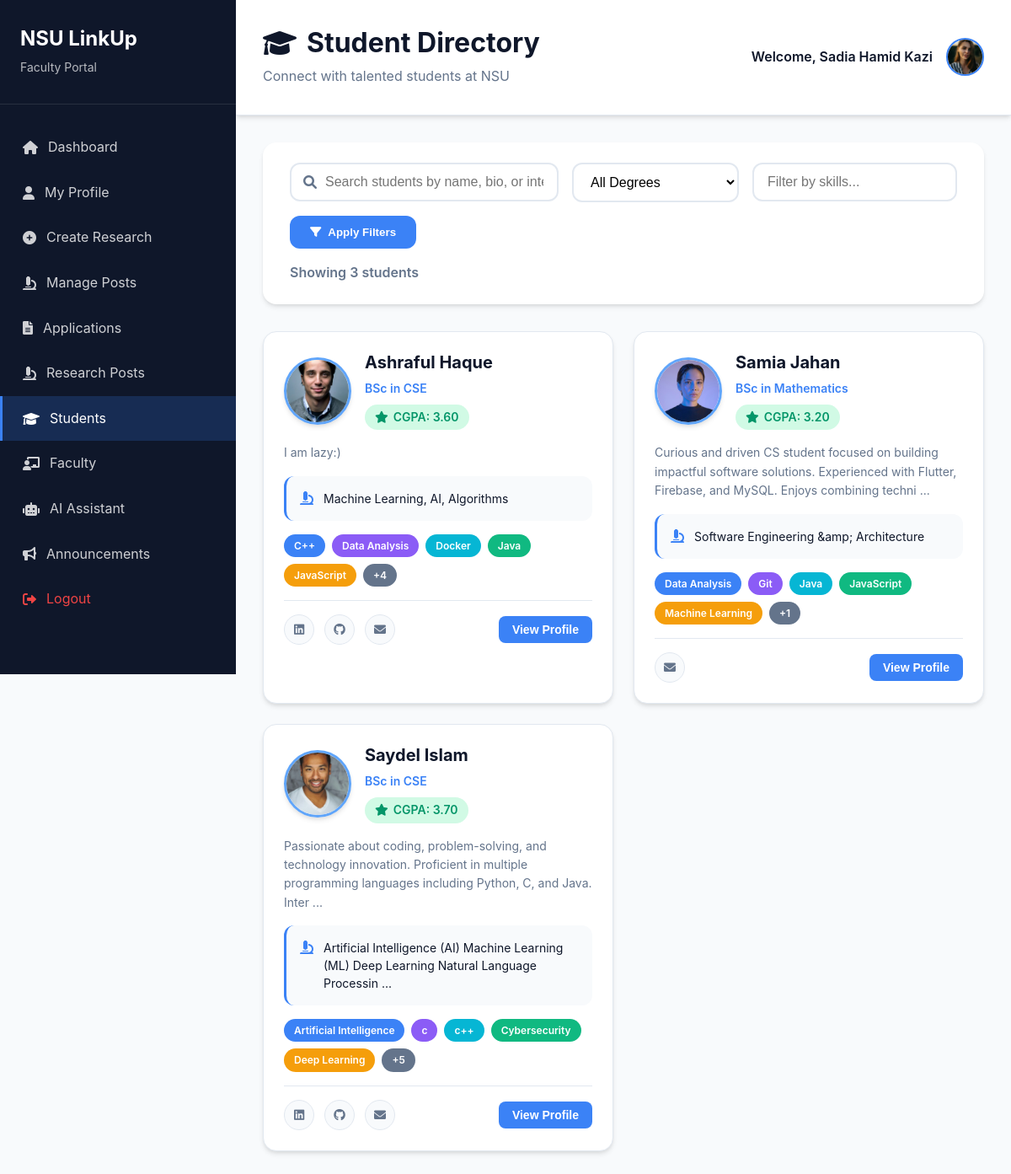
The page /faculty/students.php (signed in) on the database its author committed.
### tables this page shows
CREATE TABLE `faculty` (
  `faculty_id` int(11) NOT NULL,
  `user_id` int(11) DEFAULT NULL,
  `profile_image` varchar(255) DEFAULT NULL,
  `full_name` varchar(100) NOT NULL,
  `title` varchar(50) DEFAULT NULL,
  `prefix` varchar(10) DEFAULT NULL,
  `office` varchar(50) DEFAULT NULL,
  `phone` varchar(20) DEFAULT NULL,
  `office_hours` varchar(100) DEFAULT NULL,
  `education` text DEFAULT NULL,
  `research_interests` text DEFAULT NULL,
  `courses_taught` text DEFAULT NULL,
  `biography` text DEFAULT NULL,
  `about` text DEFAULT NULL,
  `linkedin` varchar(255) DEFAULT NULL,
  `google_scholar` varchar(255) DEFAULT NULL,
  `github` varchar(255) DEFAULT NULL,
  `website` varchar(255) DEFAULT NULL
);

CREATE TABLE `students` (
  `student_id` int(11) NOT NULL,
  `user_id` int(11) DEFAULT NULL,
  `full_name` varchar(100) NOT NULL,
  `profile_image` varchar(255) DEFAULT NULL,
  `bio` text DEFAULT NULL,
  `research_interest` text DEFAULT NULL,
  `phone` varchar(20) DEFAULT NULL,
  `linkedin` varchar(255) DEFAULT NULL,
  `github` varchar(255) DEFAULT NULL,
  `address` text DEFAULT NULL,
  `degree` varchar(100) DEFAULT NULL,
  `university` varchar(100) DEFAULT 'NSU',
  `start_date` date DEFAULT NULL,
  `end_date` date DEFAULT NULL,
  `cgpa` decimal(3,2) DEFAULT NULL
);

### includes/functions.php (called while the page is built, shortened)
<?php
function getUserInfo(mysqli $conn, int $user_id, string $user_type): array
{
    $defaults = [
        'full_name'     => 'User',
        'profile_image' => null,
        'email'         => null,
    ];
    $map = [
        'student'   => ['table' => 'students',   'cols' => 'full_name, profile_image, degree, cgpa, linkedin, github'],
        'faculty' => ['table' => 'faculty', 'cols' => 'full_name, profile_image, title, office, linkedin, github'],
        'organizer' => ['table' => 'organizers', 'cols' => 'full_name, profile_image'],
        'admin'     => ['table' => 'admins',     'cols' => 'full_name, profile_image'],
    ];
    $tbl  = $map[$user_type]['table'];
    $cols = $map[$user_type]['cols'];
    $sql = "SELECT u.email, $cols
            FROM users u
            JOIN $tbl r ON u.user_id = r.user_id
            WHERE u.user_id = ?
            LIMIT 1";
    $stmt = $conn->prepare($sql);
    $stmt->bind_param('i', $user_id);
    $stmt->execute();
    $res = $stmt->get_result();
    $row = $res ? $res->fetch_assoc() : null;
    return $row ?: $defaults;
}

### faculty/students.php (the view, shortened to what this page needs)
<?php
require_once '../includes/db_connect.php';
require_once '../includes/functions.php';
require_once '../includes/auth_check.php';
$user_id = $_SESSION['user_id'];
$user_type = $_SESSION['user_type'];
$search = isset($_GET['search']) ? $_GET['search'] : '';
$skills = isset($_GET['skills']) ? $_GET['skills'] : '';
$page = isset($_GET['page']) ? (int)$_GET['page'] : 1;
$limit = 12;
$offset = ($page - 1) * $limit;
$where_conditions = ["u.is_verified = TRUE AND u.is_banned = FALSE"];
$params = [];
$types = "";
$where_clause = implode(" AND ", $where_conditions);
$count_query = "SELECT COUNT(*) as total FROM students s
                JOIN users u ON s.user_id = u.user_id
                WHERE $where_clause";
$stmt = $conn->prepare($count_query);
$stmt->execute();
$total_students = $stmt->get_result()->fetch_assoc()['total'];
$query = "SELECT s.*, u.email,
          GROUP_CONCAT(DISTINCT sk.skill_name) as skills_list
          FROM students s
          JOIN users u ON s.user_id = u.user_id
          LEFT JOIN student_skills sk ON s.student_id = sk.student_id
          WHERE $where_clause
          GROUP BY s.student_id
          ORDER BY s.full_name ASC
          LIMIT ? OFFSET ?";
$params[] = $limit;
$params[] = $offset;
$types .= "ii";
$stmt = $conn->prepare($query);
$stmt->bind_param($types, ...$params);
$stmt->execute();
$result = $stmt->get_result();
$user_info = getUserInfo($conn, $user_id, $user_type);
?>
<!DOCTYPE html>
<html lang="en">
<head>
    <link rel="stylesheet" href="../assets/css/common.css">
    <link rel="stylesheet" href="../assets/css/students.css">
    <link rel="stylesheet" href="../assets/css/profile-view.css">
    <link rel="stylesheet" href="https://cdnjs.cloudflare.com/ajax/libs/font-awesome/6.0.0/css/all.min.css">
</head>
<body>
    <div class="dashboard-container">
        <aside class="sidebar">
            <div class="sidebar-header">
                <h2>NSU LinkUp</h2>
                <p><?php echo ucfirst($user_type); ?> Portal</p>
            </div>
            <nav class="sidebar-nav">
                <a href="dashboard.php">
                    <i class="fas fa-home"></i>
                    Dashboard
                </a>
                <a href="profile.php">
                    <i class="fas fa-user"></i>
                    My Profile
                </a>
                <a href="../faculty/create-research.php">
                    <i class="fas fa-plus-circle"></i>
                    Create Research
                </a>
                <a href="../faculty/manage-posts.php">
                    <i class="fas fa-microscope"></i>
                    Manage Posts
                </a>
                <a href="../faculty/applications.php">
                    <i class="fas fa-file-alt"></i>
                    Applications
                </a>
                <a href="research.php">
                    <i class="fas fa-microscope"></i>
                    Research Posts
                </a>
                <a href="students.php" class="active">
                    <i class="fas fa-graduation-cap"></i>
                    Students
                </a>
                <a href="faculty.php">
                    <i class="fas fa-chalkboard-teacher"></i>
                    Faculty
                </a>
                <a href="chatbot.php">
                    <i class="fas fa-robot"></i>
                    AI Assistant
                </a>
                <a href="announcements.php">
                    <i class="fas fa-bullhorn"></i>
                    Announcements
                </a>
                <a href="../auth/logout.php" class="logout">
                    <i class="fas fa-sign-out-alt"></i>
                    Logout
                </a>
            </nav>
        </aside>
        <main class="main-content">
            <header class="content-header">
                <div class="header-left">
                    <h1>
                        <i class="fas fa-graduation-cap"></i>
                        Student Directory
                    </h1>
                    <p>Connect with talented students at NSU</p>
                </div>
                <div class="header-right">
                    <div class="user-info">
                        <span>Welcome, <?php echo htmlspecialchars($user_info['full_name']); ?></span>
                        <img src="<?php echo $user_info['profile_image'] ? '../assets/uploads/profiles/' . $user_info['profile_image'] : '../assets/images/default-avatar.png'; ?>"
                            alt="Profile" class="user-avatar">
                    </div>
                </div>
            </header>
            <div class="filters-section">
                <form method="GET" class="filters-form">
                    <div class="search-box">
                        <i class="fas fa-search"></i>
                        <input type="text" name="search" placeholder="Search students by name, bio, or interests..."
                            value="<?php echo htmlspecialchars($search); ?>">
                    </div>
                    <select name="degree" class="filter-select">
                        <option value="">All Degrees</option>
                    </select>
                    <input type="text" name="skills" class="skills-input"
                        placeholder="Filter by skills..."
                        value="<?php echo htmlspecialchars($skills); ?>">
                    <button type="submit" class="filter-submit">
                        <i class="fas fa-filter"></i>
                        Apply Filters
                    </button>
                </form>
                <div class="results-info">
                    Showing <?php echo $total_students; ?> students
                </div>
            </div>
            <div class="students-container">
                <?php if ($result->num_rows > 0): ?>
                    <div class="students-grid">
                        <?php while ($student = $result->fetch_assoc()): ?>
                            <div class="student-card">
                                <div class="student-header">
                                    <img src="<?php echo $student['profile_image'] ? '../assets/uploads/profiles/' . $student['profile_image'] : '../assets/images/default-avatar.png'; ?>"
                                        alt="<?php echo htmlspecialchars($student['full_name']); ?>"
                                        class="student-avatar">
                                    <div class="student-basic">
                                        <h3 class="student-name"><?php echo htmlspecialchars($student['full_name']); ?></h3>
                                        <?php if ($student['degree']): ?>
                                            <p class="student-degree"><?php echo htmlspecialchars($student['degree']); ?></p>
                                        <?php endif; ?>
                                        <?php if ($student['cgpa']): ?>
                                            <div class="student-cgpa">
                                                <i class="fas fa-star"></i>
                                                CGPA: <?php echo number_format($student['cgpa'], 2); ?>
                                            </div>
                                        <?php endif; ?>
                                    </div>
                                </div>
                                <?php if ($student['bio']): ?>
                                    <div class="student-bio">
                                        <?php echo htmlspecialchars(substr($student['bio'], 0, 150)); ?>
                                        <?php if (strlen($student['bio']) > 150): ?>...<?php endif; ?>
                                    </div>
                                <?php endif; ?>
                                <?php if ($student['research_interest']): ?>
                                    <div class="student-interests">
                                        <i class="fas fa-microscope"></i>
                                        <span><?php echo htmlspecialchars(substr($student['research_interest'], 0, 100)); ?>
                                            <?php if (strlen($student['research_interest']) > 100): ?>...<?php endif; ?></span>
                                    </div>
                                <?php endif; ?>
                                <?php if ($student['skills_list']): ?>
                                    <div class="student-skills">
                                        <?php
                                        $student_skills = explode(',', $student['skills_list']);
                                        foreach (array_slice($student_skills, 0, 5) as $skill):
                                        ?>
                                            <span class="skill-tag"><?php echo htmlspecialchars(trim($skill)); ?></span>
                                        <?php endforeach; ?>
                                        <?php if (count($student_skills) > 5): ?>
                                            <span class="skill-tag more">+<?php echo count($student_skills) - 5; ?></span>
                                        <?php endif; ?>
                                    </div>
                                <?php endif; ?>
                                <div class="student-footer">
                                    <div class="student-links">
                                        <?php if ($student['linkedin']): ?>
                                            <a href="<?php echo htmlspecialchars($student['linkedin']); ?>"
                                                target="_blank" class="social-link" title="LinkedIn">
                                                <i class="fab fa-linkedin"></i>
                                            </a>
                                        <?php endif; ?>
                                        <?php if ($student['github']): ?>
                                            <a href="<?php echo htmlspecialchars($student['github']); ?>"
                                                target="_blank" class="social-link" title="GitHub">
                                                <i class="fab fa-github"></i>
                                            </a>
                                        <?php endif; ?>
                                        <a href="mailto:<?php echo htmlspecialchars($student['email']); ?>"
                                            class="social-link" title="Email">
                                            <i class="fas fa-envelope"></i>
                                        </a>
                                    </div>
                                    <button class="view-profile-btn"
                                        data-student-id="<?php echo $student['student_id']; ?>">
                                        View Profile
                                    </button>
                                </div>
                            </div>
                        <?php endwhile; ?>
                    </div>
                <?php endif; ?>
            </div>
        </main>
    </div>
</body>
</html>

### assets/css/common.css (style rules this page uses)
:root { --primary-color: #6366f1; --primary-dark: #4f46e5; --primary-light: #818cf8; --secondary-color: #ec4899; --secondary-dark: #db2777; --accent-color: #f59e0b; --success-color: #10b981; --danger-color: #ef4444; --warning-color: #f59e0b; --info-color: #3b82f6; --dark-bg: #111827; --light-bg: #f9fafb; --card-bg: #ffffff; --text-primary: #111827; --text-secondary: #6b7280; --border-color: #e5e7eb; --shadow-sm: 0 1px 2px 0 rgba(0, 0, 0, 0.05); --shadow-md: 0 4px 6px -1px rgba(0, 0, 0, 0.1); --shadow-lg: 0 10px 15px -3px rgba(0, 0, 0, 0.1); --shadow-xl: 0 20px 25px -5px rgba(0, 0, 0, 0.1); --gradient-primary: linear-gradient(135deg, #667eea 0%, #764ba2 100%); --gradient-secondary: linear-gradient(135deg, #f093fb 0%, #f5576c 100%); --gradient-accent: linear-gradient(135deg, #fa709a 0%, #fee140 100%); }
* { margin: 0; padding: 0; box-sizing: border-box; }
body { font-family: 'Inter', -apple-system, BlinkMacSystemFont, 'Segoe UI', Roboto, sans-serif; background-color: var(--light-bg); color: var(--text-primary); line-height: 1.6; overflow-x: hidden; }
h1, h2, h3, h4, h5, h6 { font-weight: 700; line-height: 1.2; margin-bottom: 1rem; color: var(--text-primary); }
h1 { font-size: 2.5rem; }
h2 { font-size: 2rem; }
h3 { font-size: 1.75rem; }
a { color: var(--primary-color); text-decoration: none; transition: color 0.3s ease; }

### rows shown on the page
faculty: full_name "Sadia Hamid Kazi", profile_image (picture)
students: profile_image (picture), full_name "Ashraful Haque", degree "BSc in CSE", cgpa "3.60", bio "I am lazy:)", research_interest "Machine Learning, AI, Algorithms", skill "C++", skill "Data Analysis", skill "Docker", skill "Java", skill "JavaScript", count($student_skills) - 5 "4"
students: profile_image (picture), full_name "Samia Jahan", degree "BSc in Mathematics", cgpa "3.20", bio "Curious and driven CS student focused on building impactful software solutions. Experienced with Flutter, Firebase, and MySQL. Enjoys combining techni", research_interest "Software Engineering &amp; Architecture", skill "Data Analysis", skill "Git", skill "Java", skill "JavaScript", skill "Machine Learning", count($student_skills) - 5 "1"
students: profile_image (picture), full_name "Saydel Islam", degree "BSc in CSE", cgpa "3.70", bio "Passionate about coding, problem-solving, and technology innovation. Proficient in multiple programming languages including Python, C, and Java. Inter", research_interest "Artificial Intelligence (AI) Machine Learning (ML) Deep Learning Natural Language Processin", skill "Artificial Intelligence", skill "c", skill "c++", skill "Cybersecurity", skill "Deep Learning", count($student_skills) - 5 "5"

### other values the page prints
$user_type "Faculty"
$total_students "3"
